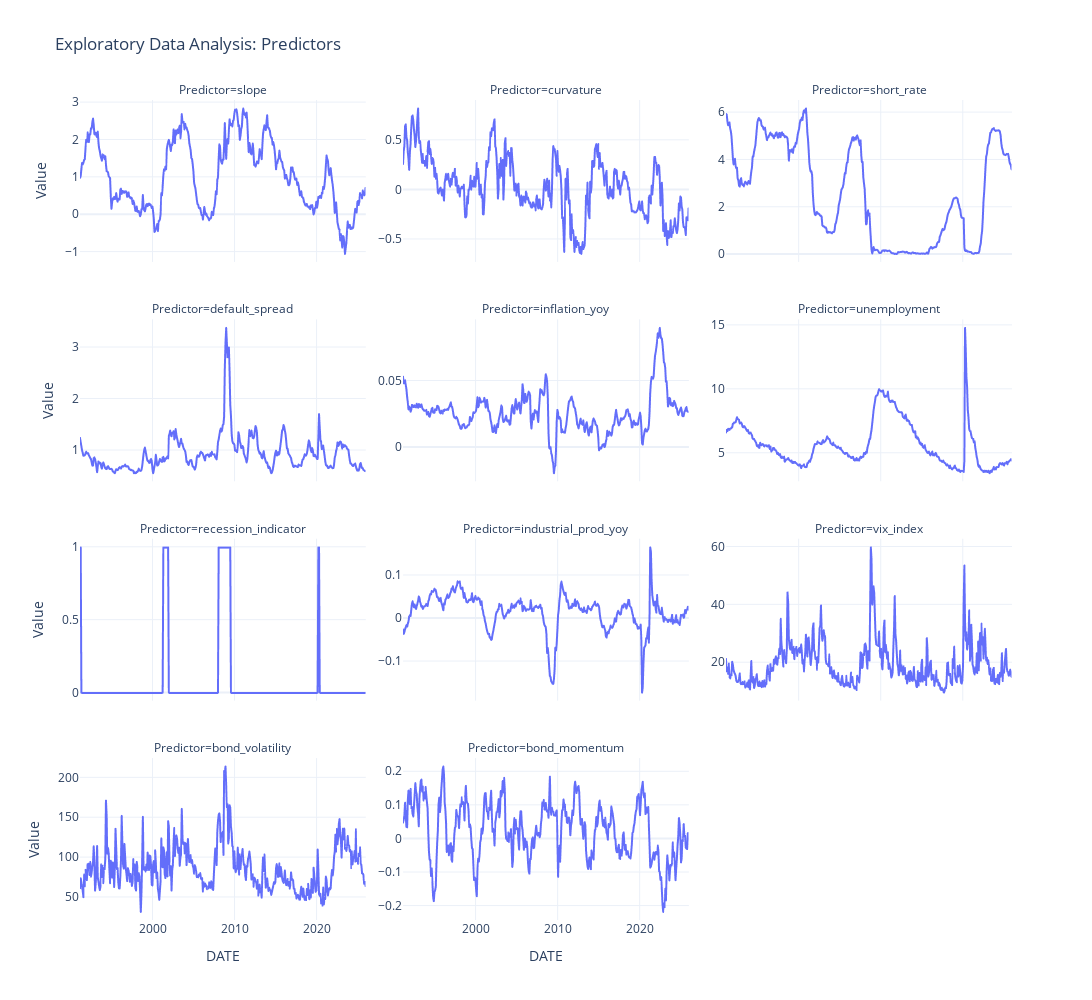

The code cell stored with this chart in its notebook:
### Code cell
predictors = ['slope', 'curvature', 'short_rate', 'default_spread', 'inflation_yoy', 'unemployment', 
              'recession_indicator', 'industrial_prod_yoy', 'vix_index', 'bond_volatility', 'bond_momentum']

df_long = df_final[predictors].reset_index().melt(
    id_vars='DATE', 
    value_vars=predictors,
    var_name='Predictor', 
    value_name='Value'
)

fig = px.line(
    df_long, 
    x='DATE', 
    y='Value', 
    facet_col='Predictor', 
    facet_col_wrap=3,
    facet_col_spacing=0.04,
    height=1000,
    width=1100,
    title='Exploratory Data Analysis: Predictors',
    template='plotly_white'
)

fig.update_yaxes(matches=None, showticklabels=True)
fig.update_layout(showlegend=False)

fig.show()

### Figure 1 — Plotly figure (JSON) as saved in the notebook; plotly's stock layout.template omitted (floating-point values rounded to 4 significant figures; data arrays with more than 128 entries replaced by an {"elided": "..."} marker saying what was removed)
{"data": [{"hovertemplate": "Predictor=slope<br>DATE=%{x}<br>Value=%{y}<extra></extra>", "legendgroup": "", "line": {"color": "#636efa", "dash": "solid"}, "marker": {"symbol": "circle"}, "mode": "lines", "name": "", "showlegend": false, "type": "scattergl", "x": {"elided": "419 str values"}, "xaxis": "x10", "y": {"elided": "419 float values"}, "yaxis": "y10"}, {"hovertemplate": "Predictor=curvature<br>DATE=%{x}<br>Value=%{y}<extra></extra>", "legendgroup": "", "line": {"color": "#636efa", "dash": "solid"}, "marker": {"symbol": "circle"}, "mode": "lines", "name": "", "showlegend": false, "type": "scattergl", "x": {"elided": "419 str values"}, "xaxis": "x11", "y": {"elided": "419 float values"}, "yaxis": "y11"}, {"hovertemplate": "Predictor=short_rate<br>DATE=%{x}<br>Value=%{y}<extra></extra>", "legendgroup": "", "line": {"color": "#636efa", "dash": "solid"}, "marker": {"symbol": "circle"}, "mode": "lines", "name": "", "showlegend": false, "type": "scattergl", "x": {"elided": "419 str values"}, "xaxis": "x12", "y": {"elided": "419 float values"}, "yaxis": "y12"}, {"hovertemplate": "Predictor=default_spread<br>DATE=%{x}<br>Value=%{y}<extra></extra>", "legendgroup": "", "line": {"color": "#636efa", "dash": "solid"}, "marker": {"symbol": "circle"}, "mode": "lines", "name": "", "showlegend": false, "type": "scattergl", "x": {"elided": "419 str values"}, "xaxis": "x7", "y": {"elided": "419 float values"}, "yaxis": "y7"}, {"hovertemplate": "Predictor=inflation_yoy<br>DATE=%{x}<br>Value=%{y}<extra></extra>", "legendgroup": "", "line": {"color": "#636efa", "dash": "solid"}, "marker": {"symbol": "circle"}, "mode": "lines", "name": "", "showlegend": false, "type": "scattergl", "x": {"elided": "419 str values"}, "xaxis": "x8", "y": {"elided": "419 float values"}, "yaxis": "y8"}, {"hovertemplate": "Predictor=unemployment<br>DATE=%{x}<br>Value=%{y}<extra></extra>", "legendgroup": "", "line": {"color": "#636efa", "dash": "solid"}, "marker": {"symbol": "circle"}, "mode": "lines", "name": "", "showlegend": false, "type": "scattergl", "x": {"elided": "419 str values"}, "xaxis": "x9", "y": {"elided": "419 float values"}, "yaxis": "y9"}, {"hovertemplate": "Predictor=recession_indicator<br>DATE=%{x}<br>Value=%{y}<extra></extra>", "legendgroup": "", "line": {"color": "#636efa", "dash": "solid"}, "marker": {"symbol": "circle"}, "mode": "lines", "name": "", "showlegend": false, "type": "scattergl", "x": {"elided": "419 str values"}, "xaxis": "x4", "y": {"elided": "419 int values"}, "yaxis": "y4"}, {"hovertemplate": "Predictor=industrial_prod_yoy<br>DATE=%{x}<br>Value=%{y}<extra></extra>", "legendgroup": "", "line": {"color": "#636efa", "dash": "solid"}, "marker": {"symbol": "circle"}, "mode": "lines", "name": "", "showlegend": false, "type": "scattergl", "x": {"elided": "419 str values"}, "xaxis": "x5", "y": {"elided": "419 float values"}, "yaxis": "y5"}, {"hovertemplate": "Predictor=vix_index<br>DATE=%{x}<br>Value=%{y}<extra></extra>", "legendgroup": "", "line": {"color": "#636efa", "dash": "solid"}, "marker": {"symbol": "circle"}, "mode": "lines", "name": "", "showlegend": false, "type": "scattergl", "x": {"elided": "419 str values"}, "xaxis": "x6", "y": {"elided": "419 float values"}, "yaxis": "y6"}, {"hovertemplate": "Predictor=bond_volatility<br>DATE=%{x}<br>Value=%{y}<extra></extra>", "legendgroup": "", "line": {"color": "#636efa", "dash": "solid"}, "marker": {"symbol": "circle"}, "mode": "lines", "name": "", "showlegend": false, "type": "scattergl", "x": {"elided": "419 str values"}, "xaxis": "x", "y": {"elided": "419 float values"}, "yaxis": "y"}, {"hovertemplate": "Predictor=bond_momentum<br>DATE=%{x}<br>Value=%{y}<extra></extra>", "legendgroup": "", "line": {"color": "#636efa", "dash": "solid"}, "marker": {"symbol": "circle"}, "mode": "lines", "name": "", "showlegend": false, "type": "scattergl", "x": {"elided": "419 str values"}, "xaxis": "x2", "y": {"elided": "419 float values"}, "yaxis": "y2"}], "layout": {"annotations": [{"font": {}, "showarrow": false, "text": "Predictor=bond_volatility", "x": 0.1533, "xanchor": "center", "xref": "paper", "y": 0.1975, "yanchor": "bottom", "yref": "paper"}, {"font": {}, "showarrow": false, "text": "Predictor=bond_momentum", "x": 0.5, "xanchor": "center", "xref": "paper", "y": 0.1975, "yanchor": "bottom", "yref": "paper"}, {"font": {}, "showarrow": false, "text": "Predictor=recession_indicator", "x": 0.1533, "xanchor": "center", "xref": "paper", "y": 0.465, "yanchor": "bottom", "yref": "paper"}, {"font": {}, "showarrow": false, "text": "Predictor=industrial_prod_yoy", "x": 0.5, "xanchor": "center", "xref": "paper", "y": 0.465, "yanchor": "bottom", "yref": "paper"}, {"font": {}, "showarrow": false, "text": "Predictor=vix_index", "x": 0.8467, "xanchor": "center", "xref": "paper", "y": 0.465, "yanchor": "bottom", "yref": "paper"}, {"font": {}, "showarrow": false, "text": "Predictor=default_spread", "x": 0.1533, "xanchor": "center", "xref": "paper", "y": 0.7325, "yanchor": "bottom", "yref": "paper"}, {"font": {}, "showarrow": false, "text": "Predictor=inflation_yoy", "x": 0.5, "xanchor": "center", "xref": "paper", "y": 0.7325, "yanchor": "bottom", "yref": "paper"}, {"font": {}, "showarrow": false, "text": "Predictor=unemployment", "x": 0.8467, "xanchor": "center", "xref": "paper", "y": 0.7325, "yanchor": "bottom", "yref": "paper"}, {"font": {}, "showarrow": false, "text": "Predictor=slope", "x": 0.1533, "xanchor": "center", "xref": "paper", "y": 1, "yanchor": "bottom", "yref": "paper"}, {"font": {}, "showarrow": false, "text": "Predictor=curvature", "x": 0.5, "xanchor": "center", "xref": "paper", "y": 1, "yanchor": "bottom", "yref": "paper"}, {"font": {}, "showarrow": false, "text": "Predictor=short_rate", "x": 0.8467, "xanchor": "center", "xref": "paper", "y": 1, "yanchor": "bottom", "yref": "paper"}], "height": 1000, "legend": {"tracegroupgap": 0}, "showlegend": false, "title": {"text": "Exploratory Data Analysis: Predictors"}, "width": 1100, "xaxis": {"anchor": "y", "domain": [0, 0.3067], "title": {"text": "DATE"}}, "xaxis10": {"anchor": "y10", "domain": [0, 0.3067], "matches": "x", "showticklabels": false}, "xaxis11": {"anchor": "y11", "domain": [0.3467, 0.6533], "matches": "x", "showticklabels": false}, "xaxis12": {"anchor": "y12", "domain": [0.6933, 1.0], "matches": "x", "showticklabels": false}, "xaxis2": {"anchor": "y2", "domain": [0.3467, 0.6533], "matches": "x", "title": {"text": "DATE"}}, "xaxis3": {"anchor": "y3", "domain": [0.6933, 1.0], "matches": "x", "title": {"text": "DATE"}}, "xaxis4": {"anchor": "y4", "domain": [0, 0.3067], "matches": "x", "showticklabels": false}, "xaxis5": {"anchor": "y5", "domain": [0.3467, 0.6533], "matches": "x", "showticklabels": false}, "xaxis6": {"anchor": "y6", "domain": [0.6933, 1.0], "matches": "x", "showticklabels": false}, "xaxis7": {"anchor": "y7", "domain": [0, 0.3067], "matches": "x", "showticklabels": false}, "xaxis8": {"anchor": "y8", "domain": [0.3467, 0.6533], "matches": "x", "showticklabels": false}, "xaxis9": {"anchor": "y9", "domain": [0.6933, 1.0], "matches": "x", "showticklabels": false}, "yaxis": {"anchor": "x", "domain": [0, 0.1975], "showticklabels": true, "title": {"text": "Value"}}, "yaxis10": {"anchor": "x10", "domain": [0.8025, 1], "showticklabels": true, "title": {"text": "Value"}}, "yaxis11": {"anchor": "x11", "domain": [0.8025, 1], "showticklabels": true}, "yaxis12": {"anchor": "x12", "domain": [0.8025, 1], "showticklabels": true}, "yaxis2": {"anchor": "x2", "domain": [0, 0.1975], "showticklabels": true}, "yaxis3": {"anchor": "x3", "domain": [0, 0.1975], "showticklabels": true}, "yaxis4": {"anchor": "x4", "domain": [0.2675, 0.465], "showticklabels": true, "title": {"text": "Value"}}, "yaxis5": {"anchor": "x5", "domain": [0.2675, 0.465], "showticklabels": true}, "yaxis6": {"anchor": "x6", "domain": [0.2675, 0.465], "showticklabels": true}, "yaxis7": {"anchor": "x7", "domain": [0.535, 0.7325], "showticklabels": true, "title": {"text": "Value"}}, "yaxis8": {"anchor": "x8", "domain": [0.535, 0.7325], "showticklabels": true}, "yaxis9": {"anchor": "x9", "domain": [0.535, 0.7325], "showticklabels": true}}}
